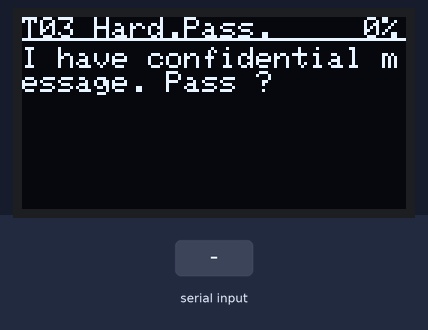
A sketch run on a simulated Arduino Uno, built with avr-gcc and run on an emulated ATmega328P. Parts: 128×64 one-colour display. The inputs (shaded band) are chosen by the test bench.

Above: at 1.0 s.
1.1 s: "1" received over Serial
At 3.3 s:
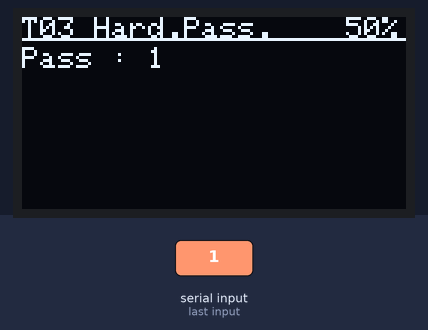
3.6 s: "0" received over Serial
At 4.9 s:
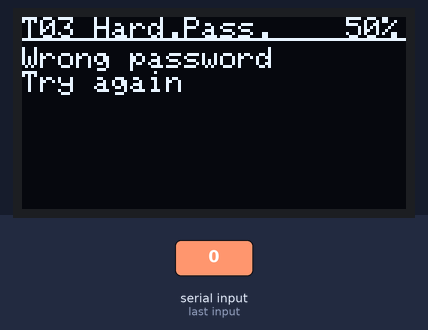
At 5.6 s:
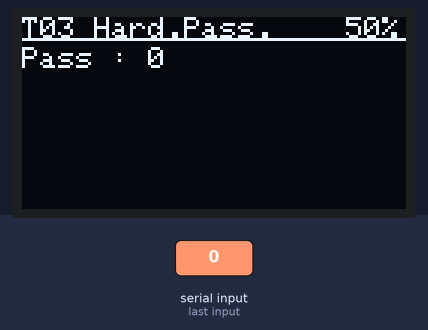
6.6 s: "2" received over Serial
Timing chart, 0 to 9.6 s (numbered marks = the images above; inputs shaded):
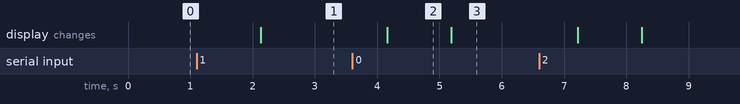

The sketch:

hardcodedPassword.ino
```cpp
#include <SPI.h>
#include <Wire.h>
#include <Adafruit_GFX.h>
#include <Adafruit_SSD1306.h>
#include <Fonts/FreeSans9pt7b.h>


#define DVID_logo_width 128
#define DVID_logo_height 64

#define SCREEN_WIDTH 128 // OLED display width, in pixels
#define SCREEN_HEIGHT 64 // OLED display height, in pixels

// Declaration for an SSD1306 display connected to I2C (SDA, SCL pins)
#define OLED_RESET     -1 // Reset pin # (or -1 if sharing Arduino reset pin)
Adafruit_SSD1306 display(OLED_RESET);

String password = "sup3rp4ssw0rd";
String message = "T5uzzrhz4tf23lsccbes1111";
String currentPassword = "";
bool finished = false;
String rx = "";
bool first = true;

void printScreen(String text, String progress) {

  // Clear the buffer.
  display.clearDisplay();

  display.setCursor(0,0);
  //               xxxxxxxxxxxxxxxxxxxxx
  display.println("T03 Hard.Pass.   "+progress+"%"); //first line - only 21 chars
  display.drawLine(0,7,128,7,WHITE);

  display.setCursor(0,10);
  display.println(text);

  display.display();
}

void setup()
{
  Serial.begin(9600);
  while (!Serial) {
    ; // wait for serial port to connect. Needed for native USB port only
  }

  currentPassword = "";

  display.begin(SSD1306_SWITCHCAPVCC, 0x3C);

 // Display Text
  display.clearDisplay();

  display.setTextSize(1);      // Normal 1:1 pixel scale
  display.setTextColor(WHITE); // Draw white text
  display.cp437(true);         // Use full 256 char 'Code Page 437' font

  String m = String(message[0])+String(message[2])+String(message[5])+String(message[9])+String(message[13])+String(message[18])+String(message[19]);
  printScreen("I have confidential message. Pass ?", "  0");

  while(!finished) {

    if (currentPassword != password) {

      if (!first) {
        printScreen("Wrong password\nTry again", " 50");
        currentPassword = "";
      }

      if (Serial.available() > 0) {

        rx = Serial.readString();
        currentPassword = currentPassword + rx;
        currentPassword.trim();
        printScreen("Pass : "+currentPassword, " 50");
        first = false;
        delay(2000);
      }
    }
    else
    {
      printScreen("Well done! Message : "+m,"100");
      finished = true;
    }


  }

}

void loop() {}
```

Measured:
- after the input at 1.1 s, the display: changes after 1.0 s (image 1)
- after the input at 3.6 s, the display: first differs from a run without the input after 1.6 s (image 3)
- what the display in image 2 shows lasts 1.0 s, from 4.2 s to 5.2 s
